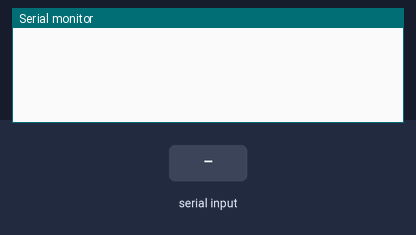
The sketch below on a simulated Arduino Uno, built with avr-gcc and run on an emulated ATmega328P. On the bench: the last lines printed to the serial monitor. Inputs (shaded band) come from the test bench. Random numbers use the default seed unless the sketch sets one.

Above: at 1.2 s.
1.3 s: "dan 19\n" received over Serial
At 1.8 s:
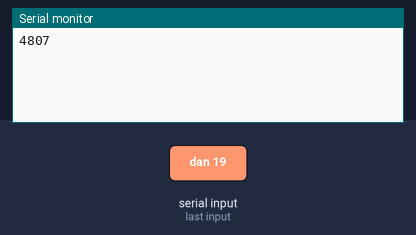
2.8 s: "1" received over Serial
At 2.91 s:
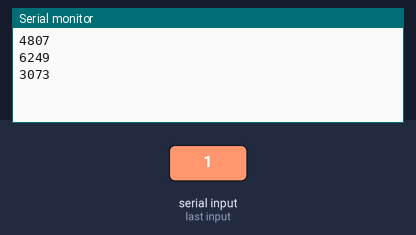
Timing chart, 0 to 5.8 s (numbered marks = the images above; inputs shaded):
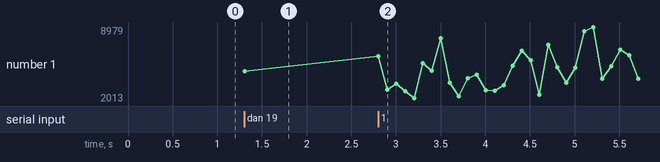

The sketch:

ArduinoKodu.ino
```cpp
long randNumber;
char t;

void setup()
{
  Serial.begin(9600);
}
void loop(){
  if(Serial.available()>0)
  t=Serial.read();
  if(t=='1')
  {
    // 10'dan 19'a kadar rastgele bir sayı bas
  randNumber = random(2000, 9000);
  Serial.println(randNumber);
  delay(100);
  }
}
```

Measured:
- after the input at 1.3 s, the serial monitor: prints a new line at once (image 1)
- after the input at 2.8 s, the serial monitor: prints a new line at once (image 2)
- plotted number 1: 4807 → 3814 after the input at 2.8 s
